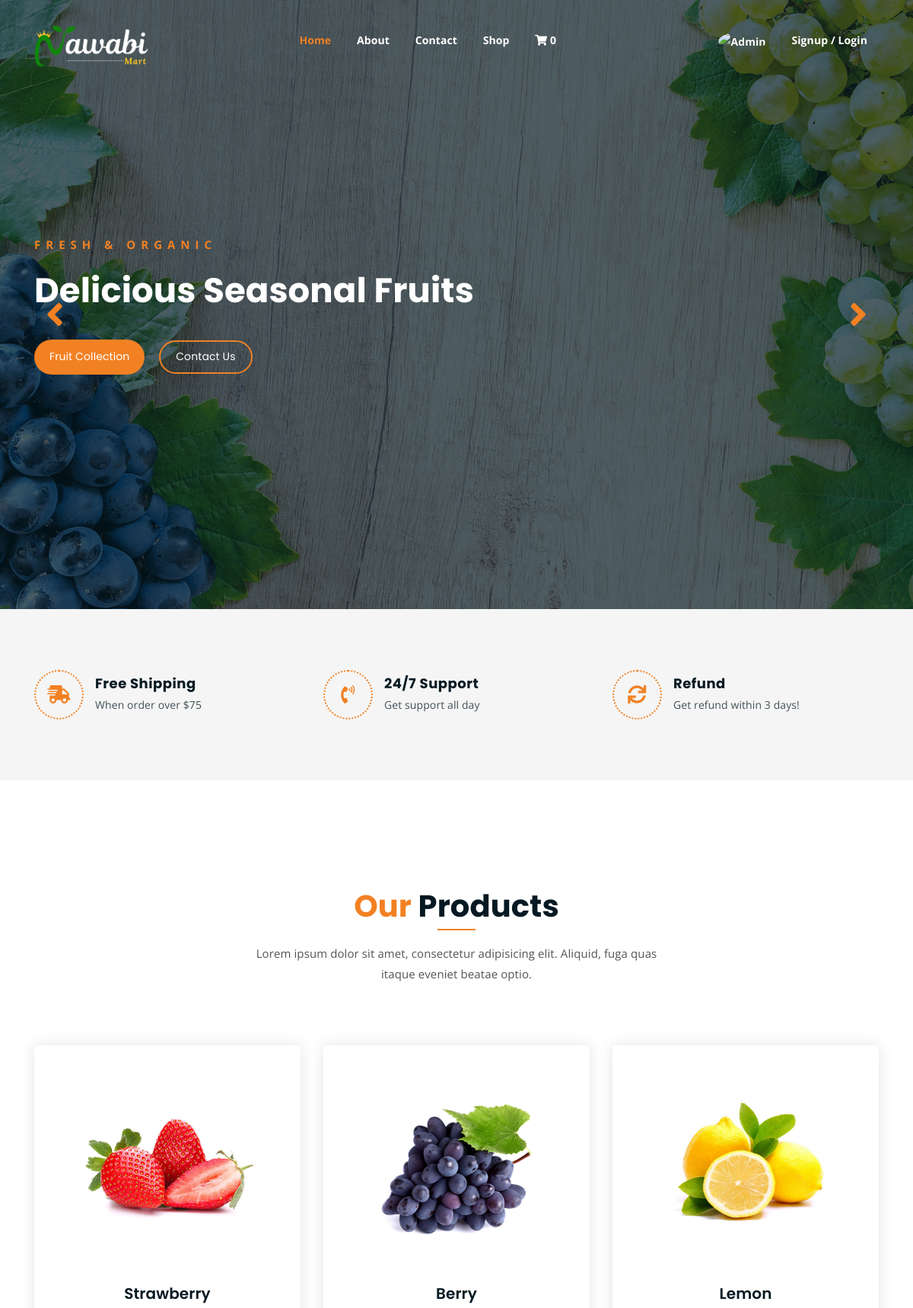
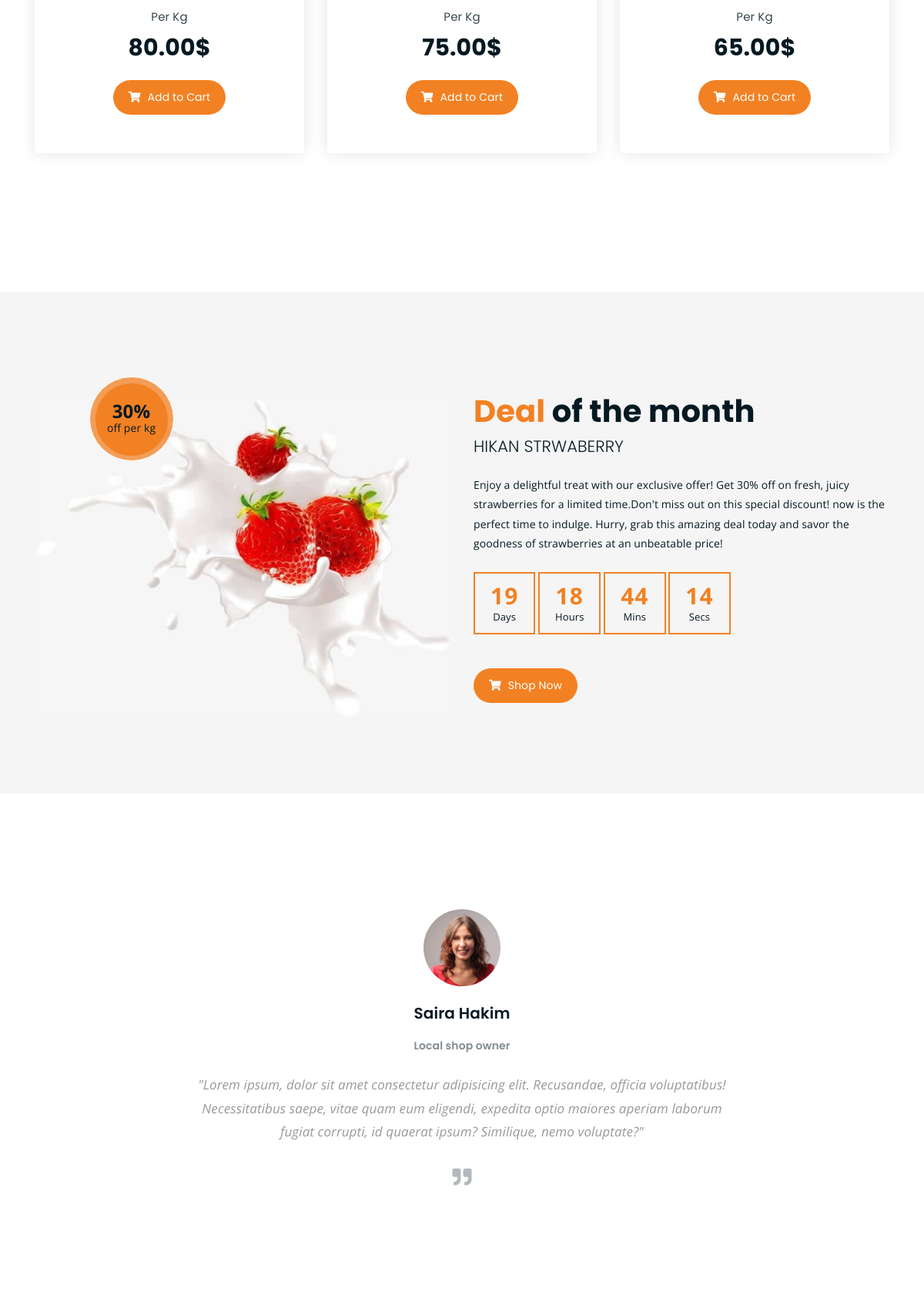
The page / (upper part) on the database its author committed (2 pictures, top to bottom).
### products/models.py (models this page shows, shortened)
class Product(models.Model):
    title = models.CharField(max_length=50)
    price = models.DecimalField(max_digits=10, decimal_places=2)
    description = models.TextField()
    category = models.ForeignKey(Category, on_delete=models.CASCADE)
    image = models.ImageField(upload_to='products/media/uploads/')

### food_talash_bd/views.py (the view)
# urls.py: path('', views.home, name='home'),
def home(request, category_slug = None):
    data = Product.objects.all()
    if category_slug is not None:
        category = Category.objects.get(slug = category_slug)
        data = Product.objects.filter(category = category)
    categorys = Category.objects.all()
    return render(request, 'index.html', {'data' : data, 'category' : categorys})

### templates/index.html (shortened to what this page needs)
<!DOCTYPE html>
{% load static %}
<html lang="en">
<head>
    <link rel="stylesheet" href="{% static 'assets/css/all.min.css' %}">
    <link rel="stylesheet" href="{% static 'assets/bootstrap/css/bootstrap.min.css' %}">
    <link rel="stylesheet" href="{% static 'assets/css/owl.carousel.css' %}">
    <link rel="stylesheet" href="{% static 'assets/css/magnific-popup.css' %}">
    <link rel="stylesheet" href="{% static 'assets/css/animate.css' %}">
    <link rel="stylesheet" href="{% static 'assets/css/meanmenu.min.css' %}">
    <link rel="stylesheet" href="{% static 'assets/css/main.css' %}">
    <link rel="stylesheet" href="{% static 'assets/css/responsive.css' %}">
    <link rel="stylesheet" href="https://cdnjs.cloudflare.com/ajax/libs/OwlCarousel2/2.3.4/assets/owl.carousel.min.css">
</head>
<body>
    <div class="top-header-area" id="sticker">
        <div class="container">
            <div class="row">
                <div class="col-lg-12 col-sm-12 text-center">
                    <div class="main-menu-wrap">
                        <div class="site-logo">
                            <a href="{% url "home" %}">
                                <img src="{% static 'assets/img/Nawabii.png' %}" alt="logo">
                            </a>
                        </div>
                        <nav class="main-menu">
                            <ul>
                                <li class="{% if request.path == '/' %}current-list-item{% endif %}"><a href="{% url 'home' %}">Home</a></li>
                                <li class="{% if request.path == '/about/' %}current-list-item{% endif %}"><a href="{% url 'about' %}">About</a></li>
                                <li class="{% if request.path == '/contact/' %}current-list-item{% endif %}"><a href="{% url 'contact' %}">Contact</a></li>
                                <li class="{% if request.path == '/shop/' %}current-list-item{% endif %}"><a href="{% url 'shop' %}">Shop</a></li>
                                <li>
                                    <div class="header-icons">
                                        <a class="shopping-cart" href="{% url 'cart' %}">
                                            <i class="fas fa-shopping-cart"></i>
                                            {% if user.is_authenticated %}
                                                {% with cart=user.cart %}
                                                    <span class="cart-count">{{ cart.items.count }}</span>
                                                {% endwith %}
                                            {% else %}
                                                {% with session_cart=request.session.cart %}
                                                    {% if session_cart %}
                                                        <span class="cart-count">{{ session_cart|length }}</span>
                                                    {% else %}
                                                        <span class="cart-count">0</span>
                                                    {% endif %}
                                                {% endwith %}
                                            {% endif %}
                                        </a>
                                    </div>
                                </li>
                                <li>
                                    <div class="header-icons">
                                        {% if user.profile.profile_image %}
                                            <a class="mobile-hide account-icon" href="#"><img src="{{ user.profile.profile_image.url }}" class="rounded-circle" width="25" /></a>
                                        {% else %}
                                            <a class="mobile-hide account-icon" href="#"><img src="https://bootdey.com/img/Content/avatar/avatar7.png" alt="Admin"
                                                class="rounded-circle" width="25" /></a>
                                        {% endif %}
                                        {% if user.is_authenticated %}
                                            <a class="mobile-hide account-icon" href="#">{{user.username}}</i></a>
                                        {% else %}
                                            <a class="mobile-hide account-icon" href="#">Signup / Login</i></a>
                                        {% endif %}
                                    </div>
                                </li>
                            </ul>
                        </nav>
                    </div>
                </div>
            </div>
        </div>
    </div>
    <div class="homepage-slider">
        <div class="single-homepage-slider homepage-bg-1">
            <div class="container">
                <div class="row">
                    <div class="col-md-12 col-lg-7 offset-lg-1 offset-xl-0">
                        <div class="hero-text">
                            <div class="hero-text-tablecell">
                                <p class="subtitle">Fresh & Organic</p>
                                <h1>Delicious Seasonal Fruits</h1>
                                <div class="hero-btns">
                                    <a href="{% url "shop" %}" class="boxed-btn">Fruit Collection</a>
                                    <a href="{% url "contact" %}" class="bordered-btn">Contact Us</a>
                                </div>
                            </div>
                        </div>
                    </div>
                </div>
            </div>
        </div>
    </div>
    <div class="list-section pt-80 pb-80">
        <div class="container">
            <div class="row">
                <div class="col-lg-4 col-md-6 mb-4 mb-lg-0">
                    <div class="list-box d-flex align-items-center">
                        <div class="list-icon">
                            <i class="fas fa-shipping-fast"></i>
                        </div>
                        <div class="content">
                            <h3>Free Shipping</h3>
                            <p>When order over $75</p>
                        </div>
                    </div>
                </div>
                <div class="col-lg-4 col-md-6 mb-4 mb-lg-0">
                    <div class="list-box d-flex align-items-center">
                        <div class="list-icon">
                            <i class="fas fa-phone-volume"></i>
                        </div>
                        <div class="content">
                            <h3>24/7 Support</h3>
                            <p>Get support all day</p>
                        </div>
                    </div>
                </div>
                <div class="col-lg-4 col-md-6">
                    <div class="list-box d-flex justify-content-start align-items-center">
                        <div class="list-icon">
                            <i class="fas fa-sync"></i>
                        </div>
                        <div class="content">
                            <h3>Refund</h3>
                            <p>Get refund within 3 days!</p>
                        </div>
                    </div>
                </div>
            </div>
        </div>
    </div>
    <div class="product-section mt-150 mb-150">
        <div class="container">
            <div class="row">
                <div class="col-lg-8 offset-lg-2 text-center">
                    <div class="section-title">
                        <h3><span class="orange-text">Our</span> Products</h3>
                        <p>Lorem ipsum dolor sit amet, consectetur adipisicing elit. Aliquid, fuga quas itaque eveniet
                            beatae optio.</p>
                    </div>
                </div>
            </div>
            <div class="row">
                {% for pdc in data|slice:":3" %}
                <div class="col-lg-4 col-md-6 text-center">
                    <div class="single-product-item">
                        <div class="product-image">
                            <a href="{% url 'product_details' pdc.id %}"> <img src="{{pdc.image.url}}" alt=""></a>
                        </div>
                        <h3>{{pdc.title}}</h3>
                        <p class="product-price"><span>Per Kg</span> {{pdc.price}}$ </p>
                        <a href="{% url 'add_to_cart' pdc.id %}?next={{ request.path }}" class="cart-btn">
                            <i class="fas fa-shopping-cart"></i> Add to Cart
                        </a>
                    </div>
                </div>
                {% endfor %}
            </div>
        </div>
    </div>
    <section class="cart-banner pt-100 pb-100">
        <div class="container">
            <div class="row clearfix">
                <div class="image-column col-lg-6">
                    <div class="image">
                        <div class="price-box">
                            <div class="inner-price">
                                <span class="price">
                                    <strong>30%</strong> <br> off per kg
                                </span>
                            </div>
                        </div>
                        <img src="{% static "assets/img/a.jpg" %}" alt="">
                    </div>
                </div>
                <div class="content-column col-lg-6">
                    <h3><span class="orange-text">Deal</span> of the month</h3>
                    <h4>Hikan Strwaberry</h4>
                    <div class="text">Enjoy a delightful treat with our exclusive offer! Get 30% off on fresh, juicy strawberries for a limited time.Don't miss out on this special discount! now is the perfect time to indulge. Hurry, grab this amazing deal today and savor the goodness of strawberries at an unbeatable price!</div>
                    <div class="time-counter">
                        <div class="time-countdown clearfix" data-countdown="2024/10/18">
                        </div>
                    </div>
                    <a href="{% url "shop" %}" class="cart-btn mt-3"><i class="fas fa-shopping-cart"></i> Shop Now</a>
                </div>
            </div>
        </div>
    </section>
    <div class="testimonail-section mt-150 mb-150">
        <div class="container">
            <div class="row">
                <div class="col-lg-10 offset-lg-1 text-center">
                    <div class="testimonial-sliders">
                        <div class="single-testimonial-slider">
                            <div class="client-avater">
                                <img src="{% static "assets/img/avaters/avatar1.png" %}" alt="">
                            </div>
                            <div class="client-meta">
                                <h3>Saira Hakim <span>Local shop owner</span></h3>
                                <p class="testimonial-body">
                                    "Lorem ipsum, dolor sit amet consectetur adipisicing elit. Recusandae, officia voluptatibus! Necessitatibus saepe, vitae quam eum eligendi, expedita optio maiores aperiam laborum fugiat corrupti, id quaerat ipsum? Similique, nemo voluptate?"
                                </p>
                                <div class="last-icon">
                                    <i class="fas fa-quote-right"></i>
                                </div>
                            </div>
                        </div>
                    </div>
                </div>
            </div>
        </div>
    </div>
</body>
</html>

### static/assets/css/responsive.css (style rules this page uses)
@media only screen and (min-width: 992px) and (max-width: 1200px) { .hero-text h1 { font-size: 45px; } }

### rows shown on the page
Product: image (picture), title "Strawberry", price "80.00"
Product: image (picture), title "Berry", price "75.00"
Product: image (picture), title "Lemon", price "65.00"
